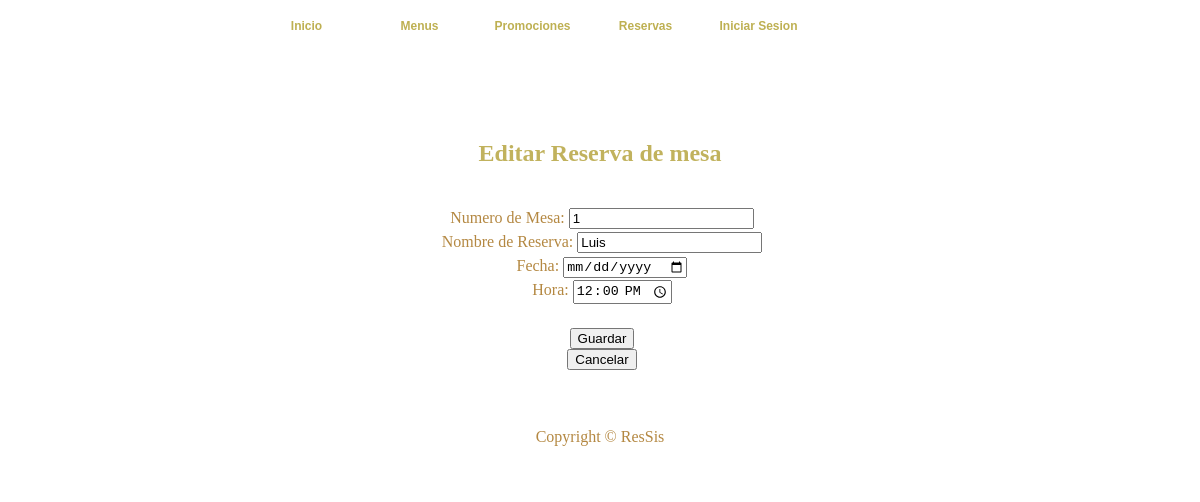
The app's page /ReservaMesas/editar_reserva.php?aux=9 with its own data.
### tables this page shows
CREATE TABLE IF NOT EXISTS `reserva_mesa` (
  `cod_reserva_mesa` bigint(12) NOT NULL AUTO_INCREMENT,
  `num_mesa` int(2) NOT NULL,
  `nombre_cliente` varchar(40) NOT NULL,
  `fecha` date NOT NULL,
  `hora` time NOT NULL,
  `estado` tinyint(1) NOT NULL,
  `terminada` tinyint(1) NOT NULL,
  PRIMARY KEY (`cod_reserva_mesa`)
);

### ReservaMesas/editar_reserva.php (the view, shortened to what this page needs)
<!DOCTYPE html PUBLIC "-//W3C//DTD XHTML 1.0 Transitional//EN" "http://www.w3.org/TR/xhtml1/DTD/xhtml1-transitional.dtd">
<HTML xmlns="http://www.w3.org/1999/xhtml">
	<HEAD>
	<link href="../CSS/templatemo_style.css" rel="stylesheet" type="text/css" />
</HEAD>
<BODY>
<div id="templatemo_container">
			<div class="templatemo_topmenu">
				<ul>
      				<li><a href="../index.html" >Inicio</a></li>
      				<li><a href="listaMenuDiario.php" class="current">Menus</a></li>
      				<li><a href="#">Promociones</a></li>
      				<li><a href="../ReservaMesas/index.php">Reservas</a></li>
      				<li><a href="../Usuarios/login.php">Iniciar Sesion</a></li>
      			</ul>
			 </div>
			<div id="templatemo_topsection">Editar Reserva de mesa<br></div>
			<BR>
		<div id="templatemo_content_section">
	<CENTER>
	<?php
		$id=$_GET["aux"];
		$res=mysql_query("SELECT * FROM reserva_mesa Where cod_reserva_mesa='$id'");
		$data = mysql_fetch_row($res);
	?>
		<form action="guardar_reserva_editada.php" method="POST">
  			Numero de Mesa: <input type="text" name="mesa" value="<?php echo $data[1]; ?>"/> </br>
  			Nombre de Reserva: <input type="text" name="nombre" value="<?php echo $data[2]; ?>"/> </br>
  			Fecha: <input type="date" name="fecha" value="<?php echo date_create($data[3])->format('d-m-Y'); ?>"/></br>
  			Hora: <input type="time" name="hora" value="<?php echo $data[4]; ?>"><br><br>
  			<input type="Submit" name="Guardar" value="Guardar">
		</form>
		<form action="listaProductos.php">
			<input type = "submit" name="Cancelar" value = "Cancelar">
		</form>
		</CENTER>
		</div>
			<BR><BR>
		<div id="templatemo_footer">Copyright © ResSis</div>
</BODY>
</HTML>

### CSS/templatemo_style.css (style rules this page uses)
html { background: url(images/templatemo_html_bg.jpg) repeat; }
body { margin: 0; padding:0; font-family: "Times New Roman", Times, serif; font-size: 16px; line-height: 1.5em; color: #b48842; background: url(images/templatemo_body_bg.jpg) repeat-x center top; width: 100%; display: table; }
a:link, a:visited { color: #c89d59; text-decoration: none; }
#templatemo_container { width: 806px; margin: auto; }
.templatemo_topmenu { margin: auto; width: 700px; position:relative; }
.templatemo_topmenu ul { list-style: none; padding: 0px; margin: 0px; }
.templatemo_topmenu li { display: inline; }
.templatemo_topmenu li a { float: left; font-family: Arial, Helvetica, sans-serif; font-size: 12px; font-weight: bold; text-align: center; color: #beb052; width: 103px; height: 30px; margin-left: 5px; margin-right: 5px; padding-top: 14px; }
.templatemo_topmenu li a:hover, .templatemo_topmenu li .current { color: #beb052; background: url(images/templatemo_button_hover.jpg) no-repeat; }
#templatemo_topsection { float: left; margin-top: 40px; width: 806px; height: 48px; color: #c1b25d; font-size: 24px; font-weight: bold; padding-top: 50px; line-height: 1.6em; text-align: center; background: url(images/templatemo_title_bg.jpg) no-repeat; }
#templatemo_content_section { float: left; width: 750px; text-align: justify; padding-left: 30px; }
#templatemo_footer { float: left; margin: auto; margin-top: 20px; text-align: center; padding-top: 35px; width: 806px; height: 50px; background: url(images/templatemo_footer.jpg) no-repeat; background-position: top; }

### records on screen
reserva_mesa: mesa "1", nombre "Luis", hora "12:00:00"
